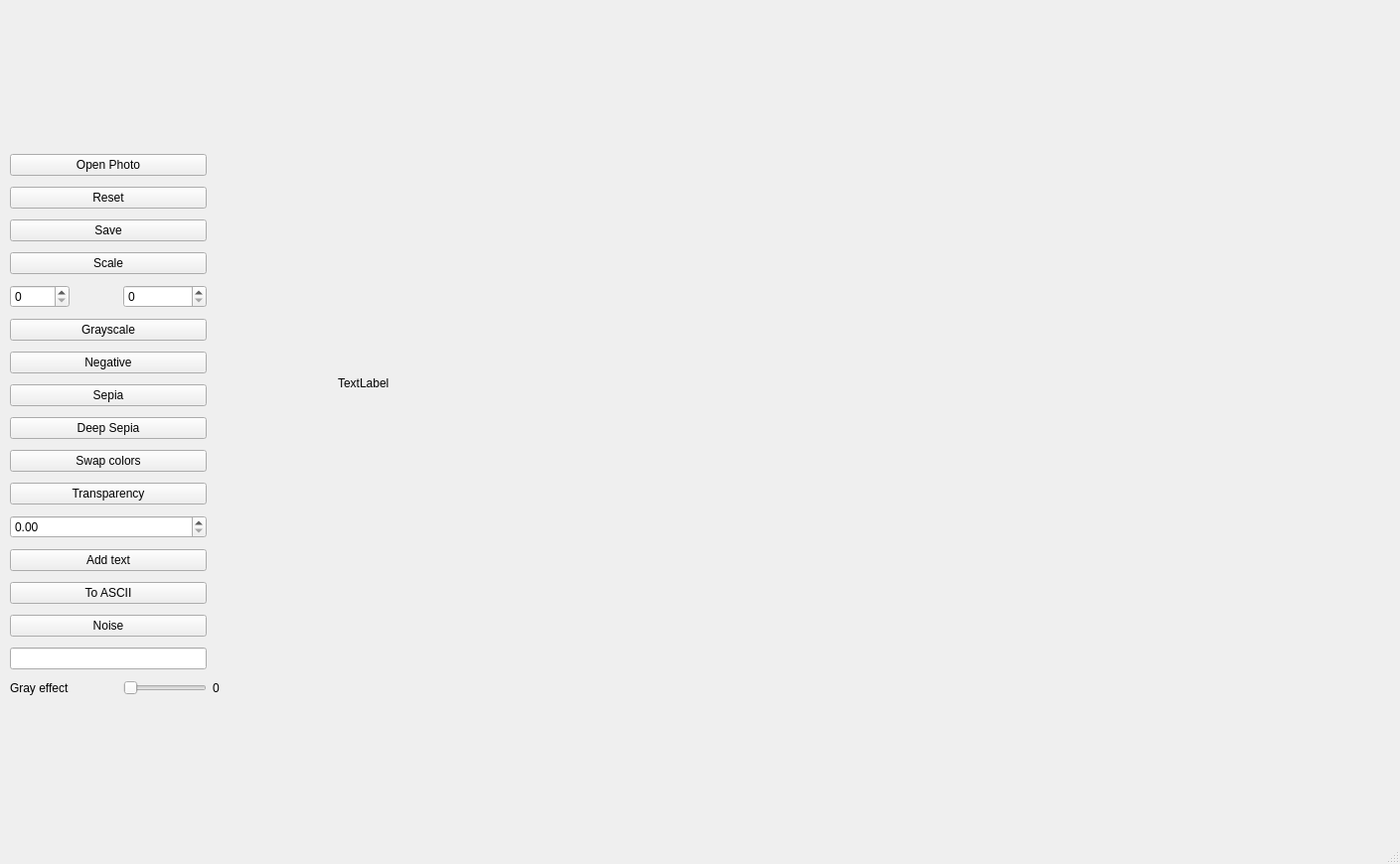
<?xml version="1.0" encoding="UTF-8"?>
<ui version="4.0">
 <class>photo_edit</class>
 <widget class="QMainWindow" name="photo_edit">
  <property name="geometry">
   <rect>
    <x>0</x>
    <y>0</y>
    <width>1409</width>
    <height>870</height>
   </rect>
  </property>
  <property name="windowTitle">
   <string>MainWindow</string>
  </property>
  <widget class="QWidget" name="centralwidget">
   <widget class="QLabel" name="image">
    <property name="geometry">
     <rect>
      <x>340</x>
      <y>70</y>
      <width>711</width>
      <height>631</height>
     </rect>
    </property>
    <property name="text">
     <string>TextLabel</string>
    </property>
   </widget>
   <widget class="QWidget" name="layoutWidget">
    <property name="geometry">
     <rect>
      <x>10</x>
      <y>150</y>
      <width>211</width>
      <height>566</height>
     </rect>
    </property>
    <layout class="QGridLayout" name="gridLayout">
     <item row="14" column="0" colspan="3">
      <widget class="QDoubleSpinBox" name="transparency_level"/>
     </item>
     <item row="13" column="0" colspan="3">
      <widget class="QPushButton" name="transparency_button">
       <property name="text">
        <string>Transparency</string>
       </property>
      </widget>
     </item>
     <item row="11" column="0" colspan="3">
      <widget class="QPushButton" name="deep_sepia_button">
       <property name="text">
        <string>Deep Sepia</string>
       </property>
      </widget>
     </item>
     <item row="7" column="2">
      <widget class="QSpinBox" name="y_point"/>
     </item>
     <item row="7" column="0">
      <widget class="QSpinBox" name="x_point"/>
     </item>
     <item row="5" column="0" colspan="3">
      <widget class="QPushButton" name="save_btn">
       <property name="text">
        <string>Save</string>
       </property>
      </widget>
     </item>
     <item row="4" column="0" colspan="3">
      <widget class="QPushButton" name="reset_button">
       <property name="text">
        <string>Reset</string>
       </property>
      </widget>
     </item>
     <item row="21" column="2">
      <widget class="QSlider" name="gray_level_3">
       <property name="orientation">
        <enum>Qt::Horizontal</enum>
       </property>
      </widget>
     </item>
     <item row="0" column="0" colspan="3">
      <widget class="QPushButton" name="open_photo_button">
       <property name="text">
        <string>Open Photo</string>
       </property>
      </widget>
     </item>
     <item row="9" column="0" colspan="3">
      <widget class="QPushButton" name="negative_button">
       <property name="text">
        <string>Negative</string>
       </property>
      </widget>
     </item>
     <item row="15" column="0" colspan="3">
      <widget class="QPushButton" name="add_text_button">
       <property name="text">
        <string>Add text</string>
       </property>
      </widget>
     </item>
     <item row="8" column="0" colspan="3">
      <widget class="QPushButton" name="grayscale_button">
       <property name="text">
        <string>Grayscale</string>
       </property>
      </widget>
     </item>
     <item row="10" column="0" colspan="3">
      <widget class="QPushButton" name="sepia_button">
       <property name="text">
        <string>Sepia</string>
       </property>
      </widget>
     </item>
     <item row="12" column="0" colspan="3">
      <widget class="QPushButton" name="swap_colors_button">
       <property name="text">
        <string>Swap colors</string>
       </property>
      </widget>
     </item>
     <item row="20" column="0" colspan="3">
      <widget class="QLineEdit" name="noise_level"/>
     </item>
     <item row="21" column="0">
      <widget class="QLabel" name="label_3">
       <property name="text">
        <string>Gray effect</string>
       </property>
      </widget>
     </item>
     <item row="16" column="0" colspan="3">
      <widget class="QPushButton" name="to_ascii_button">
       <property name="text">
        <string>To ASCII</string>
       </property>
      </widget>
     </item>
     <item row="19" column="0" colspan="3">
      <widget class="QPushButton" name="noise_btn">
       <property name="text">
        <string>Noise</string>
       </property>
      </widget>
     </item>
     <item row="21" column="3">
      <widget class="QLabel" name="level_3">
       <property name="text">
        <string>0</string>
       </property>
      </widget>
     </item>
     <item row="6" column="0" colspan="3">
      <widget class="QPushButton" name="scale_button">
       <property name="text">
        <string>Scale</string>
       </property>
      </widget>
     </item>
     <item row="7" column="1">
      <spacer name="horizontalSpacer">
       <property name="orientation">
        <enum>Qt::Horizontal</enum>
       </property>
       <property name="sizeHint" stdset="0">
        <size>
         <width>40</width>
         <height>20</height>
        </size>
       </property>
      </spacer>
     </item>
    </layout>
   </widget>
  </widget>
  <widget class="QMenuBar" name="menubar">
   <property name="geometry">
    <rect>
     <x>0</x>
     <y>0</y>
     <width>1409</width>
     <height>26</height>
    </rect>
   </property>
  </widget>
  <widget class="QStatusBar" name="statusbar"/>
 </widget>
 <resources/>
 <connections/>
</ui>
